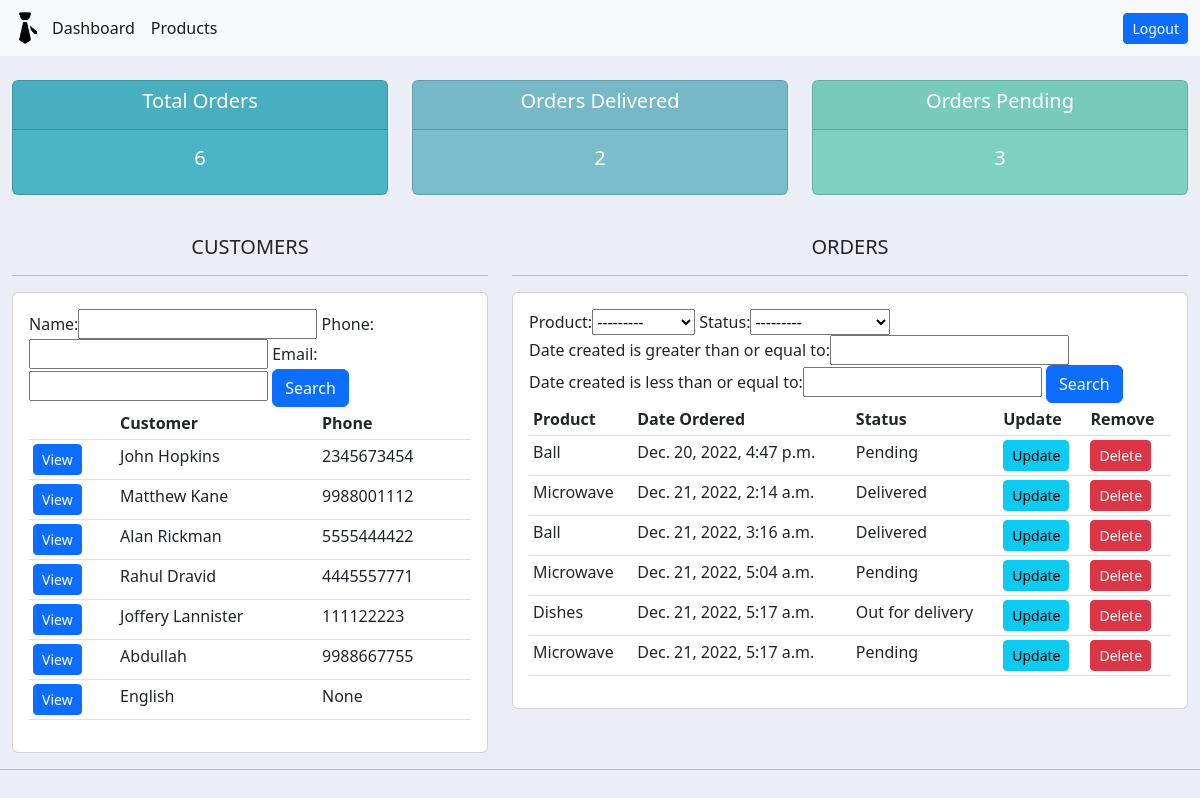
Before: / (signed in) with the older database file.
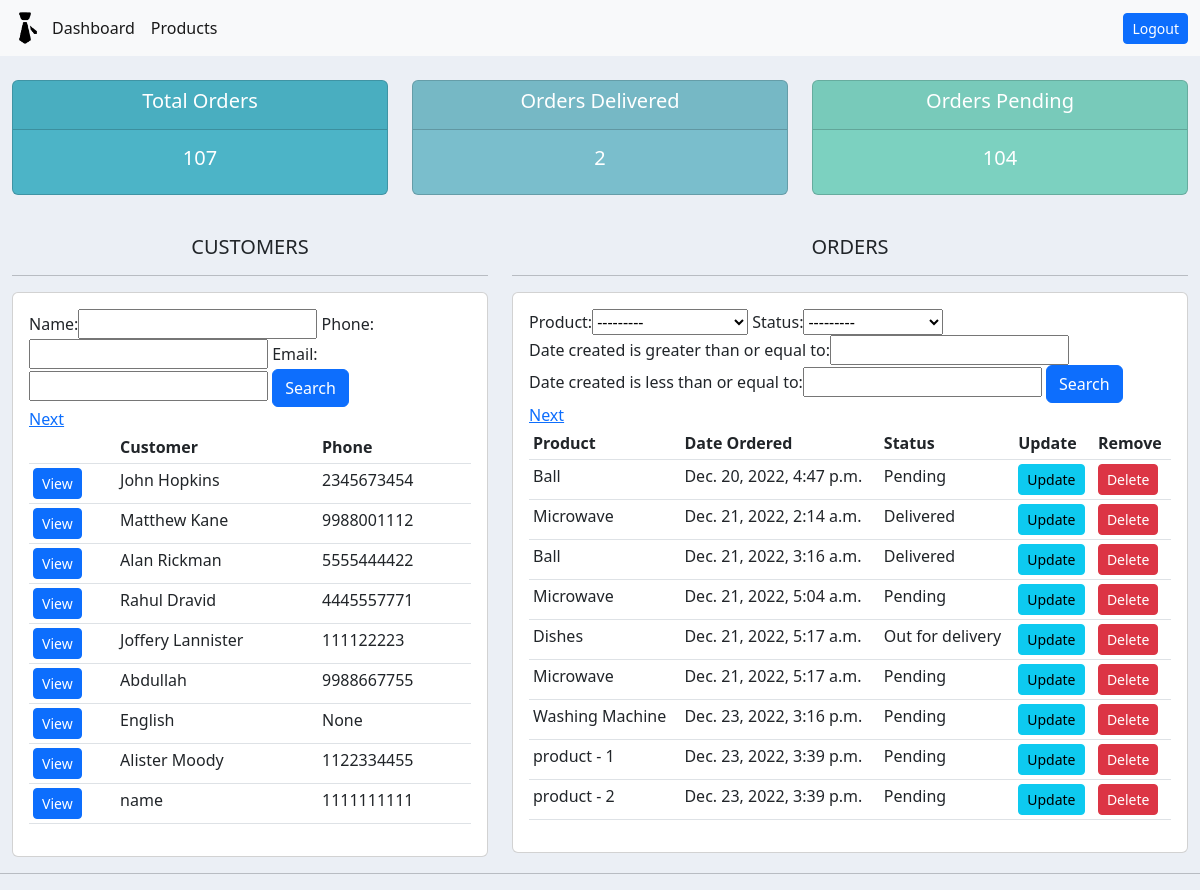
After: the same page with the newer database file.
### accounts/models.py (models this page shows, shortened)
class Customer(models.Model):
  user = models.OneToOneField(User, null=True, blank=True, on_delete=models.CASCADE)
  name = models.CharField(max_length = 200, null=True)
  phone = models.CharField(max_length = 200, null=True)
  email = models.CharField(max_length = 200, null=True)
  profile_pic = models.ImageField(default="logo.png", null=True, blank=True)
  date_created = models.DateTimeField(auto_now_add=True, null=True)

class Order(models.Model):
  STATUS = (
    ('Pending', 'Pending'),
    ('Out for delivery', 'Out for delivery'),
    ('Delivered','Delivered'),
  )
  customer = models.ForeignKey(Customer, null=True, on_delete=models.SET_NULL)
  product = models.ForeignKey(Product, null=True, on_delete=models.SET_NULL)
  date_created = models.DateTimeField(auto_now_add = True, null = True)
  status = models.CharField(max_length = 200, null = True, choices=STATUS)

class Product(models.Model):
  CATEGORY = (
    ('Indoor','Indoor'),
    ('Out door','Out door'),
  )
  name = models.CharField(max_length = 200, null=True)
  price = models.FloatField(null=True)
  category = models.CharField(max_length = 200, null = True, choices=CATEGORY)
  description = models.CharField(max_length = 200, null = True)
  date_created = models.DateTimeField(auto_now_add = True, null = True)
  tags = models.ManyToManyField(Tag)
  def __str__(self):
    return str(self.name)

### accounts/decorators.py (the view)
    def wrapper_func(request, *args, **kwargs):
      group = None
      if(request.user.groups.exists()):
        group = request.user.groups.all()[0].name
      if(group == 'customers'):
        return redirect('user')
      if(group == 'admins'):
        return view_func(request, *args, **kwargs)

### accounts/templatetags/accounts_extras.py (called while the page is built)
@register.simple_tag
def my_url(value, field_name, urlencode=None):
  url = '?{}={}'.format(field_name, value)
  if urlencode:
    query_string = urlencode.split('&')
    filtered_query_string = filter(lambda x: x.split("=")[0]!=field_name, query_string)
    encoded_querystring = '&'.join(filtered_query_string)
    url = '{}&{}'.format(url, encoded_querystring)
  return url

### accounts/templates/accounts/dashboard.html (shortened to what this page needs)
{% extends "accounts/main.html" %}
{% load static %}
{% block content %}
{% load accounts_extras %}
{% include "accounts/status.html" %}
<br>
<div class="row">
  <div class="col-md-5">
    <h5 class="text-center">CUSTOMERS</h5>
    <hr>
    <div class="card card-body">
        <form method="get">
          {{ my_filter_customer.form }}
          <button class="btn btn-primary" type="submit">Search</button>
        </form>
        <table class="table table-sm orders-table">
          <tr>
            <th></th>
            <th>Customer</th>
            <th>Phone</th>
          </tr>
          {% for i in page_customer.object_list %}
          <tr>
            <td><a class="btn btn-sm btn-primary" href="{% url 'customers' id=i.id %}">View</a></td>
            <td>{{ i.name }}</td>
            <td>{{ i.phone }}</td>
          </tr>
          {% endfor %}
          <div class="page-links">
            {% if page_customer.has_next %}
            <a href="{% my_url value=page_customer.next_page_number field_name='page_customer' urlencode=request.GET.urlencode %}">Next</a>
            {% endif %}
          </div>
        </table>
    </div>
  </div>
  <div class="col-md-7">
    <h5 class="text-center">ORDERS</h5>
    <hr>
    <div class="card card-body">
      <form method="get">
        {{ my_filter_order.form }}
        <button class="btn btn-primary" type="submit">Search</button>
      </form>
        <table class="table table-sm">
          <tr>
            <th>Product</th>
            <th>Date Ordered</th>
            <th>Status</th>
            <th>Update</th>
            <th>Remove</th>
          </tr>
          {% for i in page_order.object_list %}
          <tr>
            <td>{{ i.product }}</td>
            <td>{{ i.date_created }}</td>
            <td>{{ i.status }}</td>
            <td><a class="btn btn-sm btn-info" href="{% url 'update_order' id=i.id %}">Update</a></td>
            <td><a class="btn btn-sm btn-danger" href="{% url 'delete' id=i.id %}">Delete</a></td>
          </tr>
          {% endfor %}
          <div class="page-links">
            {% if page_order.has_next %}
            <a href="{% my_url value=page_order.next_page_number field_name='page_order' urlencode=request.GET.urlencode %}">Next</a>
            {% endif %}
          </div>
        </table>
    </div>
  </div>
</div>
{% endblock %}

Changed rows visible on the page:
added Customer: name "Alister Moody", phone "1122334455"
added Customer: name "name", phone "1111111111"
added Order: product "Washing Machine", date_created "Dec. 23, 2022, 3:16 p.m.", status "Pending"
added Order: product "product - 1", date_created "Dec. 23, 2022, 3:39 p.m.", status "Pending"
added Order: product "product - 2", date_created "Dec. 23, 2022, 3:39 p.m.", status "Pending"
Other visible differences:
{{ orders_count }}: "6" → "107"
{{ orders_pending }}: "3" → "104"
text now shown: "Next Next"
